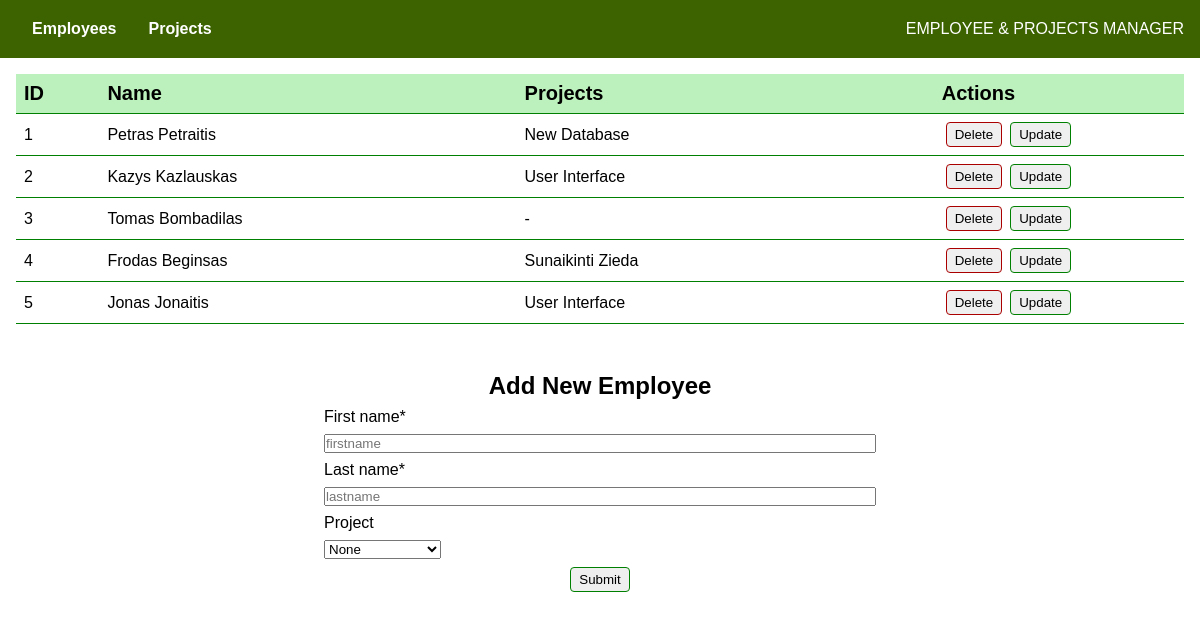
The page / on the database its author committed.
### tables this page shows
CREATE TABLE `employees` (
  `id` int(11) NOT NULL AUTO_INCREMENT,
  `firstname` varchar(45) NOT NULL,
  `lastname` varchar(45) NOT NULL,
  `pid` int(11) DEFAULT NULL,
  PRIMARY KEY (`id`),
  KEY `pid_idx` (`pid`),
  CONSTRAINT `pid` FOREIGN KEY (`pid`) REFERENCES `projects` (`pid`) ON DELETE SET NULL ON UPDATE CASCADE
);

CREATE TABLE `projects` (
  `pid` int(11) NOT NULL AUTO_INCREMENT,
  `name` varchar(45) NOT NULL,
  `description` text,
  PRIMARY KEY (`pid`)
);

### lib/renderEmploeeTable.php (the view, shortened to what this page needs)
<?php
function renderEmploeeRow($emploee, $count)
{
  $projectName = $emploee['name'] === null ? '-' : $emploee['name'];
  echo "<div>{$count}</div>";
  echo "<div>{$emploee['firstname']} {$emploee['lastname']}</div>";
  echo "<div>{$projectName}</div>";
  echo "<div>";
  echo "<form action='' method='POST'>";
  echo "<button type='submit' name='delete' class='btn delete'>Delete</button>";
  echo "</form>";
  echo "<form action='' method='POST'>";
  echo "<button type='submit' name='update' class='btn update'>Update</button>";
  echo "</form>";
  echo "</div>";
}

### index.php (shortened to what this page needs)
<!DOCTYPE html>
<html lang="en">
<head>
  <link rel="stylesheet" href="./styles/main.css">
</head>
<body>
  <header>
    <nav>
      <ul>
        <li><a href="./">Employees</a></li>
        <li><a href="?path=projects">Projects</a></li>
      </ul>
    </nav>
    <div>EMPLOYEE & PROJECTS MANAGER</div>
  </header>
  <main>
    <?php
    $conn = connectToDb('localhost', 'root', 'mysql', 'sprint2');
    ?>
    <?php
    if (isset($_GET['path']) && $_GET['path'] == 'projects') {
      require('./lib/renderProjectsTable.php');
      echo "<div class='table projects'>";
      echo "<div class='col'>ID</div>";
      echo "<div class='col'>Name</div>";
      echo "<div class='col'>Employees</div>";
      echo "<div class='col'>Actions</div>";
      $query = "SELECT projects.`pid`, projects.`name`,
      GROUP_CONCAT(CONCAT_WS(\" \", employees.firstname, employees.lastname) separator \", \")
      as fullnames FROM projects
      LEFT JOIN employees
      ON projects.pid = employees.pid
      GROUP BY projects.pid";
      $result = mysqli_query($conn, $query);
      if (mysqli_num_rows($result) > 0) {
        $count = 1;
        while ($row = mysqli_fetch_assoc($result)) {
          renderProjectRow($row, $count);
          $count++;
        }
        mysqli_free_result($result);
      } else {
        echo "No Projects";
      }
      echo "</div>";
      $defaultProjectName = '';
      $defaultProjectId = '';
      $formName = 'new-project';
      $formTitle = 'Add New Project';
      if (isset($_POST['update'])) {
        $defaultProjectName = $_POST['name'];
        $defaultProjectId = $_POST['pid'];
        $formName = 'update-project';
        $formTitle = 'Update Project Name';
      }
      echo "<form id='employee-form' action='' method='POST' class='form employee'>";
      echo "<h2>{$formTitle}</h2>";
      echo "<label for='name'>Project name*</label>";
      echo "<input type='text' id='name' name='name' placeholder='Project Name' value='{$defaultProjectName}'>";
      echo "<button type='submit' name={$formName} class='btn'>Submit</button>";
      echo "<input type='hidden' name='pid' value='$defaultProjectId'>";
      echo "</form>";
    } else {
      require('./lib/renderEmploeeTable.php');
      echo "<div class='table employee'>";
      echo "<div class='col'>ID</div>";
      echo "<div class='col'>Name</div>";
      echo "<div class='col'>Projects</div>";
      echo "<div class='col'>Actions</div>";
      $query = "SELECT employees.id, employees.firstname, employees.lastname, projects.`name`, projects.`pid` FROM employees
      LEFT JOIN projects ON employees.pid = projects.pid";
      $result = mysqli_query($conn, $query);
      if (mysqli_num_rows($result) > 0) {
        $count = 1;
        while ($row = mysqli_fetch_assoc($result)) {
          renderEmploeeRow($row, $count);
          $count++;
        }
      } else {
        echo "0 results";
      }
      echo "</div>";
      $defaultFirstname = '';
      $defaultLastname = '';
      $defaultProjectId = '';
      $formName = 'new-emp';
      $formTitle = 'Add New Employee';
      echo "<form id='employee-form' action='' method='POST' class='form employee'>";
      echo "<h2>{$formTitle}</h2>";
      echo "<label for='firstname'>First name*</label>";
      echo "<input type='text' id='firstname' name='firstname' placeholder='firstname' value='{$defaultFirstname}' required>";
      echo "<label for='lastname'>Last name*</label>";
      echo "<input type='text' id='lastname' name='lastname' placeholder='lastname' value='{$defaultLastname}' required> ";
      echo "<label for='project'>Project</label>";
      echo "<select id='project-id' name='project-id'>";
      echo "<option value='' " . ($defaultProjectId == '' ? 'selected' : '') . ">None</option>";
      echo "</select>";
      echo "<button type='submit' name={$formName} class='btn'>Submit</button>";
      echo "</form>";
    }
    ?>
  </main>
</body>
</html>

### styles/shared.css (style rules this page uses)
* { margin: 0; padding: 0; box-sizing: border-box; font-family: sans-serif; }
main { padding: 16px; margin: auto; }
header { width: 100%; display: flex; justify-content: space-between; padding: 20px 16px; align-items: center; background: #3c6300; color: #fff; }
nav > ul { display: flex; list-style: none; align-items: center; }
li > a { text-decoration: none; padding: 16px; color: #fff; font-weight: 600; transition: background 0.1s ease-out; }
.btn { outline: none; padding: 4px 8px; border: 1px solid green; border-radius: 4px; cursor: pointer; transition: background 0.2s ease-out; }
.btn.delete { border: 1px solid rgb(170, 0, 0); }
.form { padding: 16px; display: flex; flex-direction: column; margin: auto; justify-content: center; align-items: flex-start; gap: 8px; }
.form.employee { margin-top: 32px; width: 50%; }
.form.employee h2 { width: 100%; text-align: center; }
.form.employee input, .form.employee label { width: 100%; }
.form.employee .btn { margin: auto; }

### styles/table.css (style rules this page uses)
.table { display: grid; grid-template-columns: 1fr 4fr 4fr 4fr; justify-content: left; text-align: left; }
.table > .col { font-size: 20px; font-weight: bold; background-color: rgb(188, 240, 188); border-bottom: 1px solid green; }
.table.employee { grid-template-columns: 1fr 5fr 5fr 3fr; }
.table > div { display: flex; align-items: center; padding: 8px; border-bottom: 1px solid green; }
.table .btn { margin: 0 4px; }

### rows shown on the page
employees: count "1", firstname "Petras", lastname "Petraitis", pid.name "New Database"
employees: count "2", firstname "Kazys", lastname "Kazlauskas", pid.name "User Interface"
employees: count "3", firstname "Tomas", lastname "Bombadilas", projectName "-"
employees: count "4", firstname "Frodas", lastname "Beginsas", pid.name "Sunaikinti Zieda"
employees: count "5", firstname "Jonas", lastname "Jonaitis", pid.name "User Interface"

### other values the page prints
$formTitle "Add New Employee"
